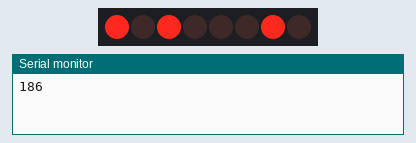
Simulated run of this sketch. Board: Arduino Uno, built with avr-gcc and run on an emulated ATmega328P. Parts: 8 shift-register outputs drawn as a row of LEDs (first output left, lit = HIGH), the last lines printed to the serial monitor. Wiring (inferred from the names in the program): shift register (74HC595): data pin 9; shift clock pin 8; latch pin 12. Wiring (inferred from the signals the program sends): row of LEDs: on Q0, Q1, Q2, Q3, Q4, Q5, Q6, Q7.

Above: at 0.5 s.
At 1.5 s:
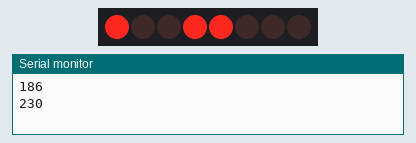
At 5.5 s:
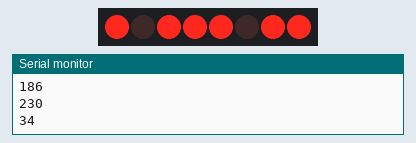
Timing chart, 0 to 6.9 s (numbered marks = the images above):
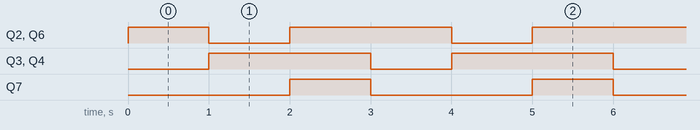

Measured:
- by itself, Q2, Q6: repeats every 3.0 s: LOW 1.0 s, HIGH 2.0 s
- by itself, Q3, Q4: alternates HIGH for 2.0 s and LOW for 1.0 s
- by itself, Q7: alternates HIGH for 1.0 s and LOW for 2.0 s

The sketch:

7segment.ino
```cpp
const int latchPin = 12;//Pin connected to ST_CP of 74HC595
const int clockPin = 8;//Pin connected to SH_CP of 74HC595
const int dataPin = 9; //Pin connected to DS of 74HC595

// d, P, r
int data[3] = {0b10111010, 0b11100110, 0b00100010};


void setup() {
	pinMode(latchPin, OUTPUT);
	pinMode(clockPin, OUTPUT);
	pinMode(dataPin, OUTPUT);
  Serial.begin(9600);
}

void loop() {
	for (int i = 0; i < 3; ++i) {
		digitalWrite(latchPin, LOW);
		shiftOut(dataPin, clockPin, MSBFIRST, ~data[i]);
		digitalWrite(latchPin, HIGH);
    Serial.println(data[i]);
		delay(1000);
	}
}
```
